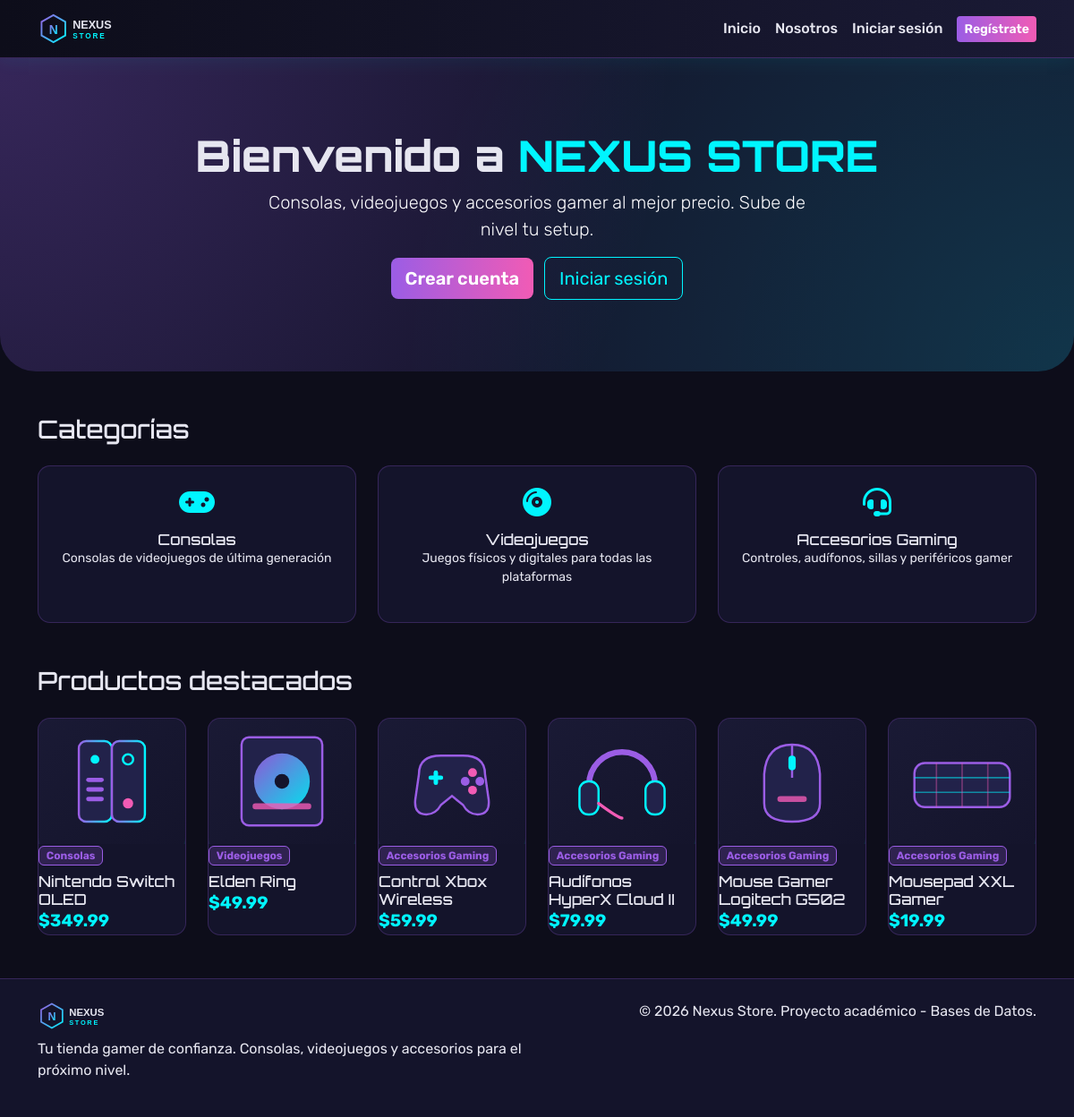
The page / on the database its author committed.
### tables this page shows
CREATE TABLE categorias (
    id_categoria INT AUTO_INCREMENT PRIMARY KEY,
    nombre_categoria VARCHAR(100) NOT NULL,
    descripcion VARCHAR(255)
);

CREATE TABLE productos (
    id_producto INT AUTO_INCREMENT PRIMARY KEY,
    nombre_producto VARCHAR(150) NOT NULL,
    descripcion VARCHAR(255),
    precio DECIMAL(10,2) NOT NULL,
    cantidad INT NOT NULL DEFAULT 0,
    id_categoria INT,
    imagen VARCHAR(255) DEFAULT 'default.svg',
    FOREIGN KEY (id_categoria) REFERENCES categorias(id_categoria) ON DELETE SET NULL
);

### php/funciones.php (called while the page is built, shortened)
<?php
function esta_logueado() {
    return isset($_SESSION['id_usuario']);
}
function limpiar($dato) {
    return htmlspecialchars(trim($dato), ENT_QUOTES, 'UTF-8');
}

### index.php (the view, shortened to what this page needs)
<?php
require_once 'php/funciones.php';
require_once 'php/conexion.php';
$ruta_base = '';
$categorias = $conexion->query("SELECT * FROM categorias");
$destacados = $conexion->query("SELECT p.*, c.nombre_categoria FROM productos p LEFT JOIN categorias c ON p.id_categoria = c.id_categoria ORDER BY RAND() LIMIT 6");
$iconos_categoria = [
    'Consolas' => 'fa-gamepad',
    'Videojuegos' => 'fa-compact-disc',
    'Accesorios Gaming' => 'fa-headset'
];
include 'php/header.php';
?>
<section class="nexus-hero text-center">
  <div class="container">
    <h1>Bienvenido a <span class="text-accent">NEXUS STORE</span></h1>
    <p class="lead mx-auto" style="max-width:600px;">Consolas, videojuegos y accesorios gamer al mejor precio. Sube de nivel tu setup.</p>
    <?php if (!esta_logueado()): ?>
        <a href="registro.php" class="btn btn-nexus btn-lg me-2">Crear cuenta</a>
        <a href="login.php" class="btn btn-outline-nexus btn-lg">Iniciar sesión</a>
    <?php elseif (es_admin()): ?>
        <a href="admin/panel.php" class="btn btn-nexus btn-lg">Ir al panel de administrador</a>
    <?php else: ?>
        <a href="cliente/productos.php" class="btn btn-nexus btn-lg">Ver catálogo</a>
    <?php endif; ?>
  </div>
</section>
<div class="container my-5">
  <h3 class="mb-4">Categorías</h3>
  <div class="row g-4 mb-5">
    <?php while ($cat = $categorias->fetch_assoc()): ?>
        <div class="col-md-4">
          <div class="card-nexus p-4 text-center">
            <i class="fa-solid <?php echo $iconos_categoria[$cat['nombre_categoria']] ?? 'fa-star'; ?> fa-2x mb-3 text-accent"></i>
            <h5 class="card-title"><?php echo limpiar($cat['nombre_categoria']); ?></h5>
            <p class="small"><?php echo limpiar($cat['descripcion']); ?></p>
          </div>
        </div>
    <?php endwhile; ?>
  </div>
  <h3 class="mb-4">Productos destacados</h3>
  <div class="row g-4">
    <?php while ($p = $destacados->fetch_assoc()): ?>
        <div class="col-md-4 col-lg-2">
          <div class="card-nexus">
            <div class="icono-producto"><img src="img/<?php echo limpiar($p['imagen'] ?: 'default.svg'); ?>" alt="<?php echo limpiar($p['nombre_producto']); ?>"></div>
            <div class="card-body">
              <span class="badge categoria-badge mb-2"><?php echo limpiar($p['nombre_categoria']); ?></span>
              <h6 class="card-title"><?php echo limpiar($p['nombre_producto']); ?></h6>
              <p class="precio mb-0">$<?php echo number_format($p['precio'], 2); ?></p>
            </div>
          </div>
        </div>
    <?php endwhile; ?>
  </div>
</div>
<?php include 'php/footer.php'; ?>

### php/header.php (shortened to what this page needs)
<?php
$ruta_base = isset($ruta_base) ? $ruta_base : '';
?>
<!DOCTYPE html>
<html lang="es">
<head>
    <link href="https://cdn.jsdelivr.net/npm/bootstrap@5.3.3/dist/css/bootstrap.min.css" rel="stylesheet">
    <link href="https://cdnjs.cloudflare.com/ajax/libs/font-awesome/6.5.1/css/all.min.css" rel="stylesheet">
    <link rel="stylesheet" href="<?php echo $ruta_base; ?>css/estilos.css">
</head>
<body>
<nav class="navbar navbar-expand-lg navbar-dark nexus-navbar sticky-top">
  <div class="container">
    <a class="navbar-brand" href="<?php echo $ruta_base; ?>index.php">
      <img src="<?php echo $ruta_base; ?>img/logo.svg" alt="Nexus Store" height="38">
    </a>
    <div class="collapse navbar-collapse" id="navMenu">
      <ul class="navbar-nav ms-auto align-items-lg-center">
        <li class="nav-item"><a class="nav-link" href="<?php echo $ruta_base; ?>index.php">Inicio</a></li>
        <li class="nav-item"><a class="nav-link" href="<?php echo $ruta_base; ?>acerca.php">Nosotros</a></li>
        <?php if (esta_logueado()): ?>
            <li class="nav-item ms-lg-3">
                <span class="nav-link text-muted small">
                    <i class="fa-solid fa-user"></i> <?php echo limpiar($_SESSION['nombre']); ?>
                </span>
            </li>
            <li class="nav-item">
                <a class="btn btn-outline-nexus btn-sm ms-lg-2" href="<?php echo $ruta_base; ?>logout.php">Cerrar sesión</a>
            </li>
        <?php else: ?>
            <li class="nav-item"><a class="nav-link" href="<?php echo $ruta_base; ?>login.php">Iniciar sesión</a></li>
            <li class="nav-item">
                <a class="btn btn-nexus btn-sm ms-lg-2" href="<?php echo $ruta_base; ?>registro.php">Regístrate</a>
            </li>
        <?php endif; ?>
      </ul>
    </div>
  </div>
</nav>

### php/footer.php (shortened to what this page needs)
<footer class="nexus-footer mt-5">
  <div class="container py-4">
    <div class="row">
      <div class="col-md-6">
        <img src="<?php echo isset($ruta_base) ? $ruta_base : ''; ?>img/logo.svg" alt="Nexus Store" height="34" class="mb-2">
        <p>Tu tienda gamer de confianza. Consolas, videojuegos y accesorios para el próximo nivel.</p>
      </div>
      <div class="col-md-6 text-md-end">
        <p class=>&copy; <?php echo date('Y'); ?> Nexus Store. Proyecto académico - Bases de Datos.</p>
      </div>
    </div>
  </div>
</footer>
</body>
</html>

### css/estilos.css (style rules this page uses)
:root { --nexus-bg: #0d0d1a; --nexus-bg-2: #14142b; --nexus-purple: #9b5de5; --nexus-cyan: #00f5ff; --nexus-pink: #f15bb5; --nexus-text: #e6e6f0; --nexus-muted: #fdfdff; }
* { box-sizing: border-box; }
body { background-color: var(--nexus-bg); color: var(--nexus-text); font-family: 'Rubik', sans-serif; min-height: 100vh; }
h1, h2, h3, h4, .navbar-brand { font-family: 'Orbitron', sans-serif; }
.text-accent { color: var(--nexus-cyan); }
.nexus-navbar { background: linear-gradient(90deg, #0d0d1a 0%, #1a1a35 100%); border-bottom: 1px solid rgba(155, 93, 229, 0.3); box-shadow: 0 2px 20px rgba(0, 245, 255, 0.08); }
.nexus-navbar .nav-link { color: var(--nexus-text) !important; font-weight: 500; }
.btn-nexus { background: linear-gradient(90deg, var(--nexus-purple), var(--nexus-pink)); border: none; color: #fff; font-weight: 600; }
.btn-outline-nexus { border: 1px solid var(--nexus-cyan); color: var(--nexus-cyan) !important; background: transparent; }
.nexus-hero { background: radial-gradient(circle at top left, rgba(155,93,229,0.25), transparent 60%), radial-gradient(circle at bottom right, rgba(0,245,255,0.15), transparent 60%), var(--nexus-bg-2); border-radius: 0 0 40px 40px; padding: 80px 0; }
.nexus-hero h1 { font-size: 3rem; font-weight: 800; }
.nexus-hero .lead { color: var(--nexus-muted); }
.card-nexus { background: var(--nexus-bg-2); border: 1px solid rgba(155, 93, 229, 0.25); border-radius: 14px; color: var(--nexus-text); transition: transform 0.2s ease, box-shadow 0.2s ease; height: 100%; }
.card-nexus .card-title { font-family: 'Orbitron', sans-serif; font-size: 1.05rem; }
.card-nexus .precio { color: var(--nexus-cyan); font-weight: 700; font-size: 1.2rem; }
.card-nexus .categoria-badge { background: rgba(155, 93, 229, 0.2); color: var(--nexus-purple); border: 1px solid var(--nexus-purple); }
.icono-producto { width: 100%; height: 140px; display: flex; align-items: center; justify-content: center; background: linear-gradient(135deg, rgba(155,93,229,0.15), rgba(0,245,255,0.08)); border-radius: 14px 14px 0 0; font-size: 3rem; color: var(--nexus-cyan); overflow: hidden; }
.icono-producto img { width: 100%; height: 100%; object-fit: cover; }
.nexus-footer { background: var(--nexus-bg-2); border-top: 1px solid rgba(155, 93, 229, 0.25); }
a { text-decoration: none; }

### rows shown on the page
categorias: nombre_categoria "Consolas", descripcion "Consolas de videojuegos de última generación"
categorias: nombre_categoria "Videojuegos", descripcion "Juegos físicos y digitales para todas las plataformas"
categorias: nombre_categoria "Accesorios Gaming", descripcion "Controles, audífonos, sillas y periféricos gamer"
productos: imagen (picture), id_categoria.nombre_categoria "Consolas", nombre_producto "Nintendo Switch OLED", precio "349.99"
productos: imagen (picture), id_categoria.nombre_categoria "Videojuegos", nombre_producto "Elden Ring", precio "49.99"
productos: imagen (picture), id_categoria.nombre_categoria "Accesorios Gaming", nombre_producto "Control Xbox Wireless", precio "59.99"
productos: imagen (picture), id_categoria.nombre_categoria "Accesorios Gaming", nombre_producto "Audífonos HyperX Cloud II", precio "79.99"
productos: imagen (picture), id_categoria.nombre_categoria "Accesorios Gaming", nombre_producto "Mouse Gamer Logitech G502", precio "49.99"
productos: imagen (picture), id_categoria.nombre_categoria "Accesorios Gaming", nombre_producto "Mousepad XXL Gamer", precio "19.99"
